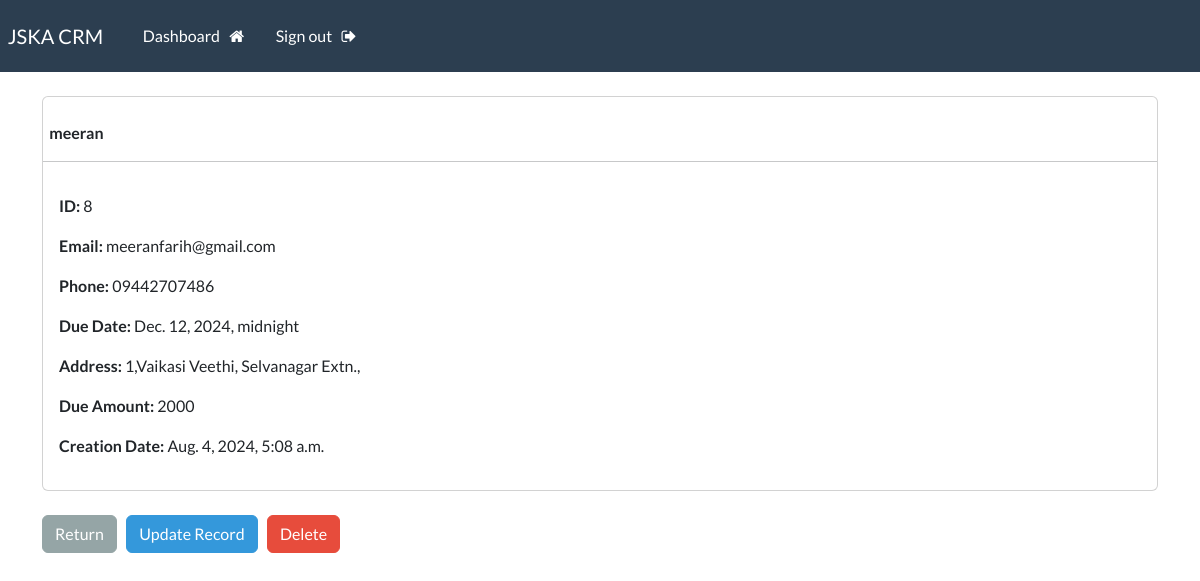
The page /record/8 (signed in) on the database its author committed.
### home/models.py (models this page shows, shortened)
class Customer(models.Model):
    name = models.CharField(max_length=100)
    email = models.CharField(max_length=100)
    phone = models.CharField(max_length=20)
    creation_date = models.DateTimeField(auto_now_add=True)
    due_date = models.DateTimeField()
    address = models.CharField(max_length=300)
    due_amount = models.CharField(max_length=50)

### home/views.py (the view)
# urls.py: path('record/<int:pk>',views.single_customer, name = "record"),
@login_required(login_url = 'my-login')
def single_customer(request, pk):
    all_records = Customer.objects.get(id=pk)
    context = {'record':all_records}
    return render(request, 'home/view-record.html',context = context)

### home/templates/home/view-record.html (shortened to what this page needs)
{% extends 'home/base.html' %}
{% block content %}
    <div class="card">
        <strong>
            <br>
            {{record.name}}
        </strong>
        <hr>
        <div class="card-body">
            <p> <strong> ID: </strong> {{record.id}} </p>
            <p> <strong> Email: </strong> {{record.email}} </p>
            <p> <strong> Phone: </strong> {{record.phone}} </p>
            <p> <strong> Due Date: </strong> {{record.due_date}} </p>
            <p> <strong> Address: </strong> {{record.address}} </p>
            <p> <strong> Due Amount: </strong> {{record.due_amount}} </p>
            <p> <strong> Creation Date: </strong> {{record.creation_date}} </p>
        </div>
    </div>
    <br>
    <a href="{% url 'dashboard' %}" class="btn btn-secondary"> Return </a>
    <a href="{% url 'update-record' record.id %}" class="btn btn-info"> Update Record </a>
    <a href="{% url 'delete-record' record.id %}" class="btn btn-danger"> Delete </a>
{% endblock %}

### rows shown on the page
Customer: name "meeran", id "8", email "meeranfarih@gmail.com", phone "09442707486", due_date "Dec. 12, 2024, midnight", address "1,Vaikasi Veethi, Selvanagar Extn.,", due_amount "2000", creation_date "Aug. 4, 2024, 5:08 a.m."
